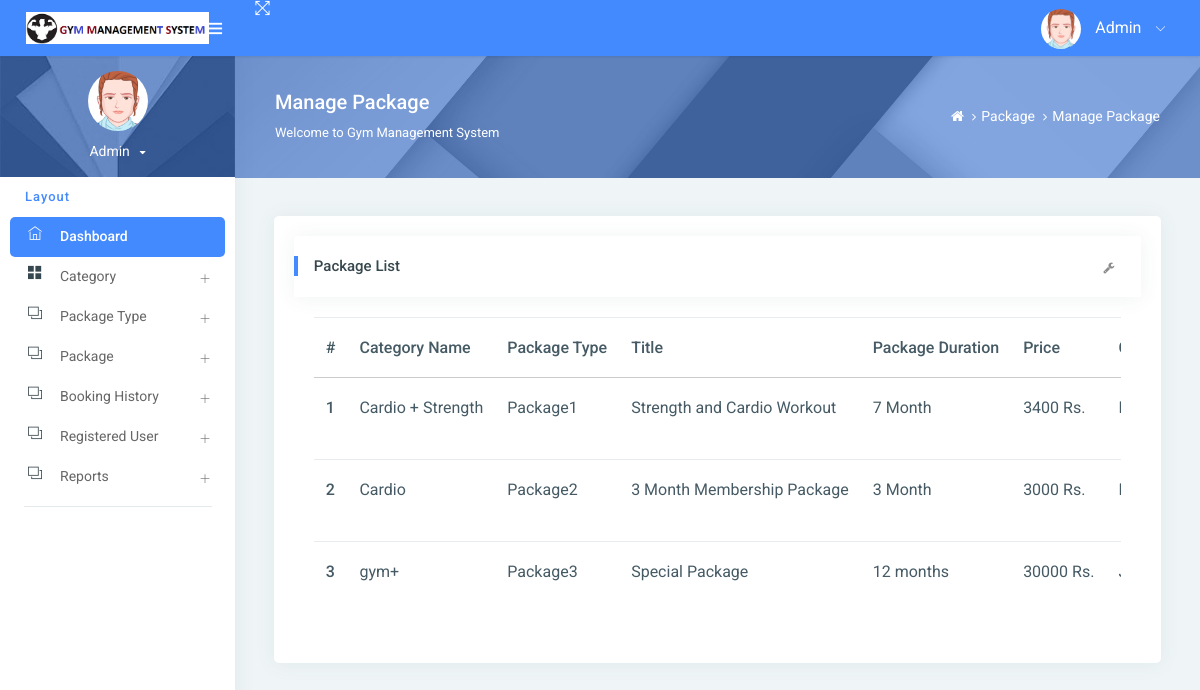
The page /managePackage/ on the database its author committed.
### gym/models.py (models this page shows, shortened)
class Package(models.Model):
    category = models.ForeignKey(Category, on_delete=models.CASCADE, null=True)
    packagename = models.ForeignKey(
        Packagetype, on_delete=models.CASCADE, null=True)
    titlename = models.CharField(max_length=200, null=True)
    packageduration = models.CharField(max_length=50, null=True)
    price = models.CharField(max_length=200, null=True)
    description = models.CharField(max_length=200, null=True)
    creationdate = models.DateTimeField(auto_now_add=True)

class Category(models.Model):
    categoryname = models.CharField(max_length=200, null=True)
    status = models.CharField(max_length=300, null=True)
    creationdate = models.DateTimeField(auto_now_add=True)

class Packagetype(models.Model):
    category = models.ForeignKey(Category, on_delete=models.CASCADE, null=True)
    packagename = models.CharField(max_length=200, null=True)
    creationdate = models.DateTimeField(auto_now_add=True)
    def __str__(self):
        return self.packagename

### gym/views.py (the view)
# urls.py: path('managePackage/', managePackage, name='managePackage'),
def managePackage(request):
    package = Package.objects.all()
    return render(request, 'admin/managePackage.html', locals())

### gym/templates/admin/managePackage.html (shortened to what this page needs)
{% extends 'admin_base.html' %}
{% load static %}
{% block main %}
<div class="page-header">
    <div class="page-block">
        <div class="row align-items-center">
            <div class="col-md-8">
                <div class="page-header-title">
                    <h5 class="m-b-10">Manage Package</h5>
                    <p class="m-b-0">Welcome to Gym Management System</p>
                </div>
            </div>
            <div class="col-md-4">
                <ul class="breadcrumb-title">
                    <li class="breadcrumb-item">
                        <a href="{% url 'admin_home' %}"> <i class="fa fa-home"></i> </a>
                    </li>
                    <li class="breadcrumb-item"><a href="">Package</a>
                    </li>
                    <li class="breadcrumb-item"><a href="">Manage Package</a>
                    </li>
                </ul>
            </div>
        </div>
    </div>
</div>
<div class="pcoded-inner-content">
    <div class="main-body">
        <div class="page-wrapper">
            <div class="page-body">
                <div class="row">
                    <div class="col-md-12">
                        <div class="card">
                            <div class="card-block">
                                <div class="card-header">
                                    <h5>Package List</h5>
                                    <div class="card-header-right">
                                        <ul class="list-unstyled card-option">
                                            <li><i class="fa fa fa-wrench open-card-option"></i></li>
                                        </ul>
                                    </div>
                                </div>
                                <div class="card-block table-border-style">
                                    <div class="table-responsive">
                                        <table class="table">
                                            <thead>
                                            <tr>
                                                <th>#</th>
                                                <th>Category Name</th>
                                                <th>Package Type</th>
                                                <th>Title</th>
                                                <th>Package Duration</th>
                                                <th>Price</th>
                                                <th>Creation Date</th>
                                            </tr>
                                            </thead>
                                            <tbody>
                                            {% for i in package %}
                                            <tr>
                                                <th scope="row">{{forloop.counter}}</th>
                                                <td>{{i.category.categoryname}}</td>
                                                <td>{{i.packagename}}</td>
                                                 <td>{{i.titlename}}</td>
                                                <td>{{i.packageduration}}</td>
                                                <td>{{i.price}} Rs.</td>
                                                <td>{{i.creationdate}}</td>
                                            </tr>
                                            {% endfor %}
                                            </tbody>
                                        </table>
                                    </div>
                                </div>
                            </div>
                        </div>
                    </div>
                </div>
            </div>
        </div>
    </div>
</div>
{% endblock %}

### rows shown on the page
Package: category.categoryname "Cardio + Strength", packagename "Package1", titlename "Strength and Cardio Workout", packageduration "7 Month", price "3400"
Package: category.categoryname "Cardio", packagename "Package2", titlename "3 Month Membership Package", packageduration "3 Month", price "3000"
Package: category.categoryname "gym+", packagename "Package3", titlename "Special Package", packageduration "12 months", price "30000"
